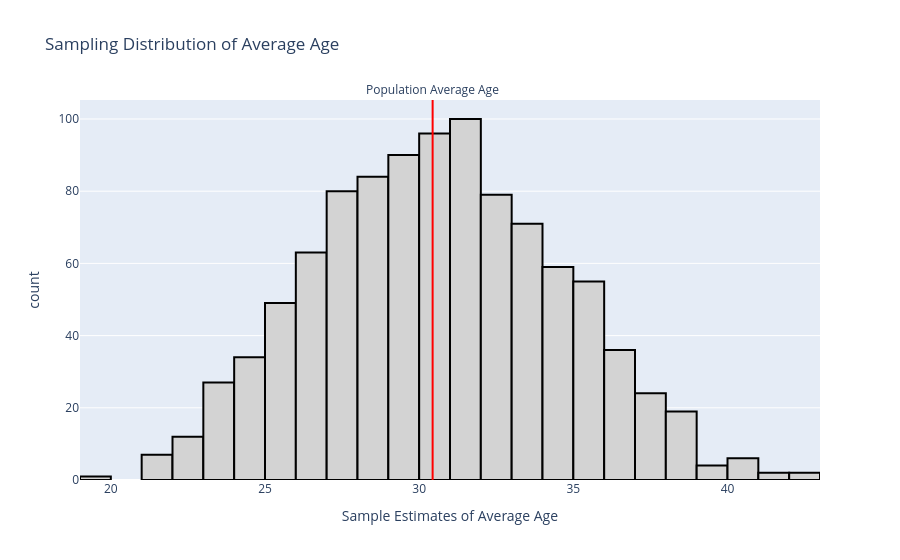

Here is the notebook cell this chart was saved with:
### Code cell
# Visualize the sample estimates
fig = px.histogram(sample_avg_ages,
                   title = "Sampling Distribution of Average Age",
                   labels = {"value":"Sample Estimates of Average Age"},
                   height = 550)

fig.update_traces(showlegend = False,
                  marker_color = "lightgrey", 
                  marker_line_color = "black",
                  marker_line_width = 2)

pop_avg_age = titanic["age"].mean()
fig.add_vline(x = pop_avg_age,          
              line_width=2,            
              line_dash="solid",       
              line_color="red",         
              annotation_text="Population Average Age",      
              annotation_position="top")

### Figure 1 — Plotly figure (JSON) as saved in the notebook; plotly's stock layout.template omitted (floating-point values rounded to 4 significant figures; data arrays with more than 128 entries replaced by an {"elided": "..."} marker saying what was removed)
{"data": [{"alignmentgroup": "True", "bingroup": "x", "hovertemplate": "variable=0<br>Sample Estimates of Average Age=%{x}<br>count=%{y}<extra></extra>", "legendgroup": "0", "marker": {"color": "lightgrey", "line": {"color": "black", "width": 2}, "pattern": {"shape": ""}}, "name": "0", "offsetgroup": "0", "orientation": "v", "showlegend": false, "type": "histogram", "x": {"elided": "1000 float values"}, "xaxis": "x", "yaxis": "y"}], "layout": {"annotations": [{"showarrow": false, "text": "Population Average Age", "x": 30.44, "xanchor": "center", "xref": "x", "y": 1, "yanchor": "bottom", "yref": "y domain"}], "autosize": true, "barmode": "relative", "legend": {"title": {"text": "variable"}, "tracegroupgap": 0}, "shapes": [{"line": {"color": "red", "dash": "solid", "width": 2}, "type": "line", "x0": 30.44, "x1": 30.44, "xref": "x", "y0": 0, "y1": 1, "yref": "y domain"}], "title": {"text": "Sampling Distribution of Average Age"}, "xaxis": {"anchor": "y", "autorange": true, "domain": [0, 1], "range": [19, 43], "title": {"text": "Sample Estimates of Average Age"}, "type": "linear"}, "yaxis": {"anchor": "x", "autorange": true, "domain": [0, 1], "range": [0, 105.3], "title": {"text": "count"}}}}
